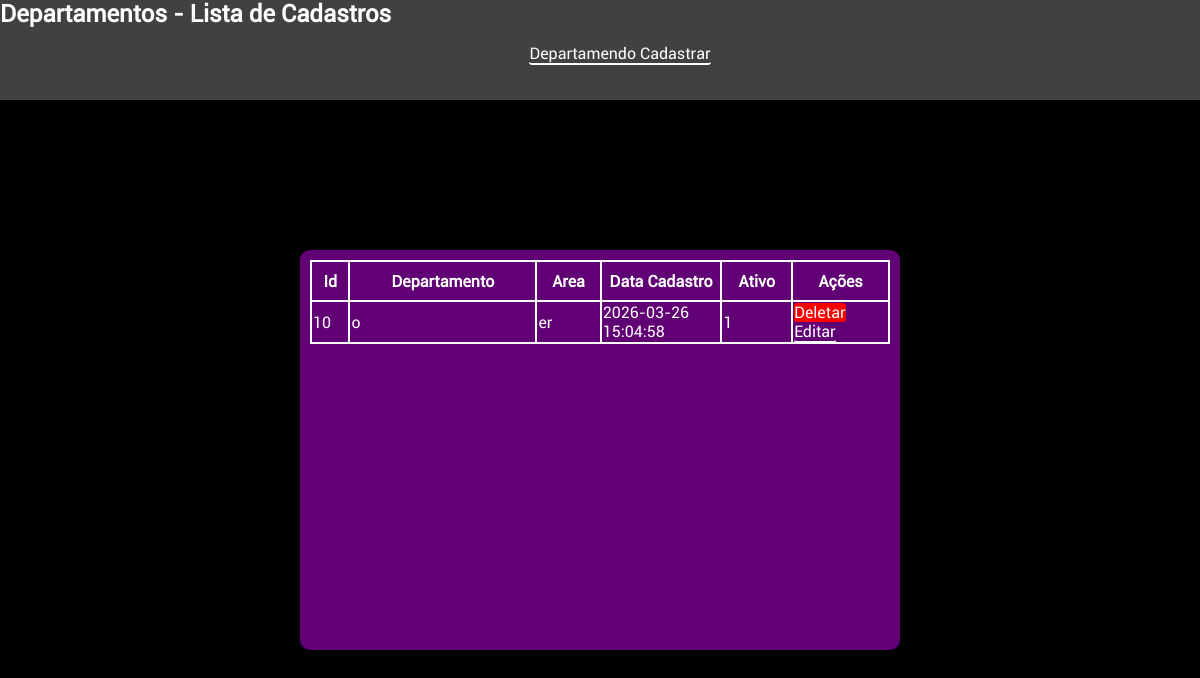
Page /departamentos-listar.php on the committed database.
### tables this page shows
CREATE TABLE IF NOT EXISTS `tb_departamentos` (
  `id` int(11) NOT NULL AUTO_INCREMENT,
  `departamento` varchar(50) NOT NULL DEFAULT '',
  `area` varchar(20) NOT NULL DEFAULT '',
  `data_cadastro` datetime NOT NULL DEFAULT current_timestamp(),
  `ativo` tinyint(1) NOT NULL DEFAULT 1,
  PRIMARY KEY (`id`)
);

### departamentos-listar.php (the view, shortened to what this page needs)
<?php
require_once 'backend/conexao.php';
try{
    $sql = "SELECT * FROM tb_departamentos";
    $comando = $conexao->prepare($sql);
    $comando->execute();
    $departamentos = $comando->fetchAll(PDo::FETCH_ASSOC);
}
catch(PDOException $erro)
{
echo "Não foi possivel se conectar o banco";
}
?>
<!DOCTYPE html>
<html lang="pt-br">
<head>
    <link rel="stylesheet" href="assets/css/cadastros.css">
    <link rel="stylesheet" href="assets/css/style.css">
</head>
<body>
    <header>
        <nav>
<h1>Departamentos - Lista de Cadastros</h1>
            <ul>
                <li><a href="departamentos.php">Departamendo Cadastrar</a></li>
            </ul>
        </nav>
    </header>
    <main>
    <div id="container-lista" >
    <table >
        <tr>
            <th>Id</th>
            <th>Departamento</th>
            <th>Area</th>
            <th>Data Cadastro</th>
            <th>Ativo</th>
            <th>Ações</th>
        </tr>
        <?php
        foreach ($departamentos as $departamento):
        ?>
        <tr>
            <td><?php echo $departamento ['id'];?></td>
            <td><?php echo $departamento ['departamento'];?></td>
            <td><?php echo $departamento ['area'];?></td>
            <td><?php echo $departamento ['data_cadastro'];?></td>
            <td><?php echo $departamento ['ativo'];?></td>
            <td><a class="deletar" onclick="return confirm('Deseja editar?')" href="backend/departamento-deletar.php?id=<?php echo $departamento ['id']?>">Deletar</a>
            <a onclick="return confirm('Deseja editar?')" class="editar" href="departamentos-editar.php?id=<?php echo $departamento ['id']?>">Editar</a></td>
        </tr>
        <?php endforeach;?>
    </table>
    </div>
    </main>
</body>
</html>

### assets/css/cadastros.css (style rules this page uses)
* { font-family: Roboto; box-sizing: border-box; }
body { background-color: black; color: #fff; margin: 0 ; padding: 0; }
#container-lista { margin: auto; background-color: #600074; width: 50%; height: 50vh; padding: 10px; margin-top: 150px; border-radius: 10px; }
header { background-color: rgb(65, 65, 65); height: 100px; }
header h1 { margin: 0; padding: 0; }
table,td,th { border: 2px solid white; border-collapse: collapse; }
table { width: 100%; }
th { height: 5vh; width: 10px; }

### assets/css/style.css (style rules this page uses)
:root { --cor-texto: white; }
body { background: black; font-family: Arial, Helvetica, sans-serif; color: white; }
ul { list-style: none; display: flex; justify-content: center; gap: 20px; }
a { text-decoration: none; color: var(--cor-texto); border-bottom: 2px solid var(--cor-texto); border-radius: 3px; }
.deletar { background-color: red; color: white; border-style: none; transition: 0.3; }

### rows in the picture
tb_departamentos: id "10", departamento "o", area "er", data_cadastro "2026-03-26 15:04:58", ativo "1"
